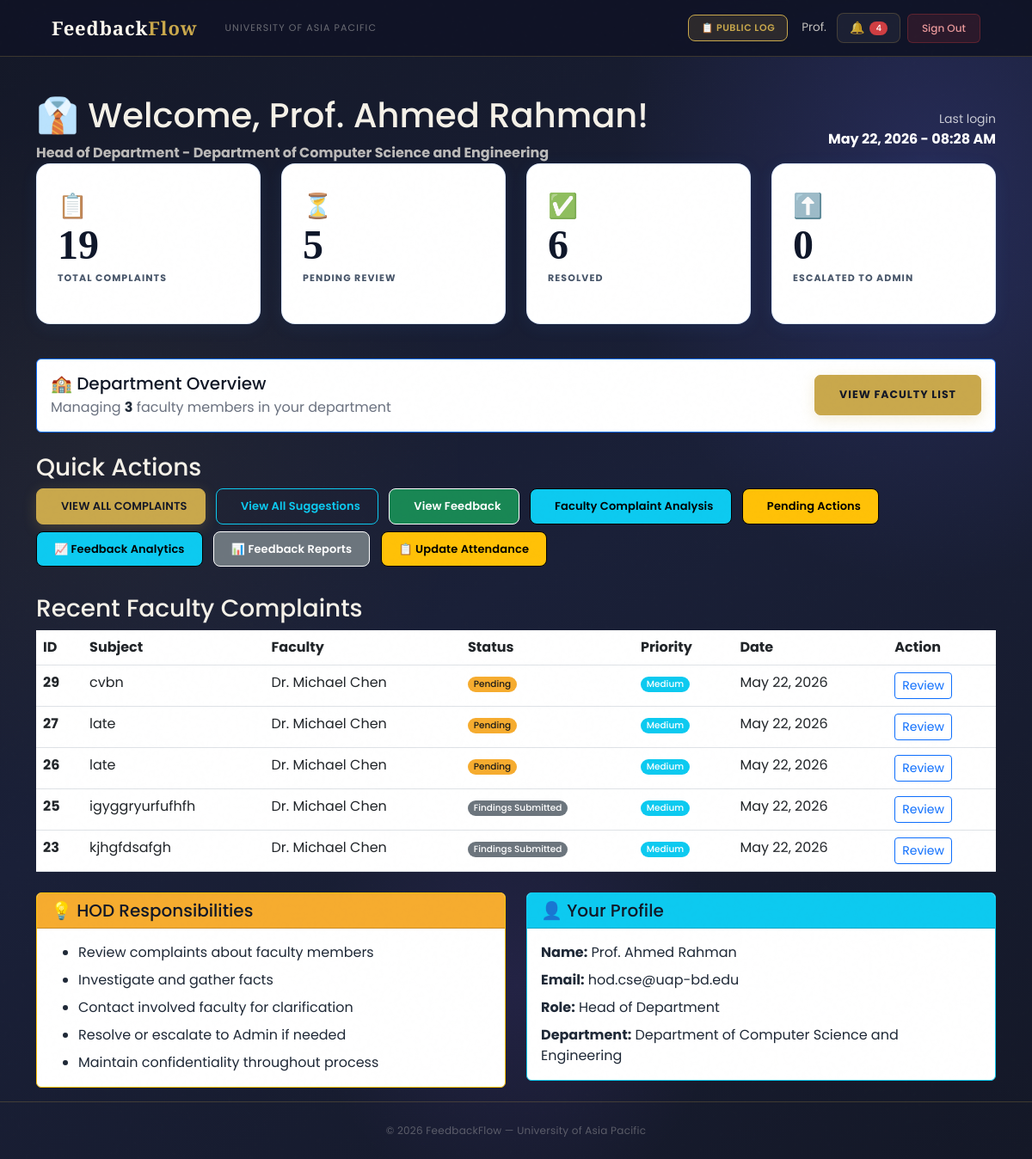
Page /hod/dashboard/ (signed in) on the committed database.
### users/models.py (models this page shows, shortened)
class User(AbstractBaseUser, PermissionsMixin):
    ROLE_CHOICES = (
        ('Student',   'Student'),
        ('Faculty',   'Faculty'),
        ('HOD',       'Head of Department'),
        ('Staff',     'Staff'),
        ('DAO',       'Dean of Administration Office'),
        ('Admin',     'Administrator'),
        ('Committee', 'Committee Member'),
    )
    DEPARTMENT_CHOICES = (
        ('DBA',          'Department of Business Administration'),
        ('CSE',          'Department of Computer Science and Engineering'),
        ('CE',           'Department of Civil Engineering'),
        ('EEE',          'Department of Electrical and Electronic Engineering'),
        ('Pharmacy',     'Department of Pharmacy'),
        ('Law',          'Department of Law and Human Rights'),
        ('English',      'Department of English'),
        ('Architecture', 'Department of Architecture'),
    )
    COMMITTEE_TYPE_CHOICES = (
        ('Harassment Committee', 'Harassment Committee'),
        ('Proctorial Committee', 'Proctorial Committee'),
    )
    email          = models.EmailField(unique=True, max_length=255)
    full_name      = models.CharField(max_length=150)
    role           = models.CharField(max_length=20, choices=ROLE_CHOICES)
    department     = models.CharField(max_length=100, choices=DEPARTMENT_CHOICES, null=True, blank=True)
    student_id     = models.CharField(max_length=50, unique=True, null=True, blank=True)
    committee_type = models.CharField(max_length=50, choices=COMMITTEE_TYPE_CHOICES, null=True, blank=True)
    is_active      = models.BooleanField(default=True)
    is_staff       = models.BooleanField(default=False)
    created_at     = models.DateTimeField(auto_now_add=True)
    updated_at     = models.DateTimeField(auto_now=True)
    USERNAME_FIELD  = 'email'
    REQUIRED_FIELDS = ['full_name']
    objects = UserManager()
    class Meta:
        verbose_name        = 'User'
        verbose_name_plural = 'Users'
        ordering            = ['-created_at']
    def get_short_name(self):
        return self.full_name.split()[0] if self.full_name else self.email
    def get_department_display_full(self):
        return dict(self.DEPARTMENT_CHOICES).get(self.department, self.department)

### complaints/models.py (models this page shows, shortened)
class Complaint(models.Model):
    COMPLAINT_TYPE_CHOICES = (
        ('Faculty',  'Complaint about Faculty'),
        ('HOD',      'Complaint about HOD'),
        ('Staff',    'Complaint about Staff'),
        ('Facility', 'Facility Issue'),
        ('Advice',   'General Advice'),
        ('Opinion',  'Suggestion'),
    )
    STATUS_CHOICES = (
        ('Pending',             'Pending Review'),
        ('Under Investigation', 'Under Investigation'),
        ('Findings Submitted',  'Findings Submitted'),
        ('Resolved',            'Resolved'),
        ('Escalated',           'Escalated to Higher Authority'),
    )
    PRIORITY_CHOICES = (
        ('Low',    'Low'),
        ('Medium', 'Medium'),
        ('High',   'High'),
        ('Urgent', 'Urgent'),
    )
    student             = models.ForeignKey(settings.AUTH_USER_MODEL, on_delete=models.CASCADE, related_name='complaints_submitted')
    complaint_type      = models.CharField(max_length=20, choices=COMPLAINT_TYPE_CHOICES)
    resolution_deadline = models.DateField(null=True, blank=True, help_text='Deadline for resolving this complaint')
    subject             = models.CharField(max_length=200)
    description         = models.TextField()
    faculty_concerned   = models.ForeignKey(
        settings.AUTH_USER_MODEL, on_delete=models.SET_NULL,
        null=True, blank=True, related_name='complaints_against',
        limit_choices_to={'role__in': ['Faculty', 'HOD', 'Staff']}
    )
    location          = models.CharField(max_length=200, blank=True, null=True)
    status            = models.CharField(max_length=30, choices=STATUS_CHOICES, default='Pending')
    priority          = models.CharField(max_length=10, choices=PRIORITY_CHOICES, default='Medium')
    assigned_to       = models.ForeignKey(settings.AUTH_USER_MODEL, on_delete=models.SET_NULL, null=True, blank=True, related_name='complaints_assigned')
    is_anonymous      = models.BooleanField(default=False)
    final_action_note = models.TextField(blank=True, null=True)
    submitted_at      = models.DateTimeField(auto_now_add=True)
    updated_at        = models.DateTimeField(auto_now=True)
    resolved_at       = models.DateTimeField(null=True, blank=True)
    tracking_id       = models.CharField(max_length=20, unique=True, editable=False)
    class Meta:
        ordering        = ['-submitted_at']
        verbose_name    = 'Complaint'
        verbose_name_plural = 'Complaints'

### users/views.py (the view)
# urls.py: path('hod/dashboard/',       views.hod_dashboard,       name='hod_dashboard'),
@login_required
def hod_dashboard(request):
    if request.user.role != 'HOD':
        messages.error(request, 'Access denied. HOD only.')
        return redirect('login')
    all_complaints       = Complaint.objects.filter(assigned_to=request.user).exclude(complaint_type__in=['Advice', 'Opinion'])
    total_complaints     = all_complaints.count()
    pending_complaints   = all_complaints.filter(status='Pending').count()
    resolved_complaints  = all_complaints.filter(status='Resolved').count()
    escalated_complaints = all_complaints.filter(status='Escalated').count()
    faculty_count        = User.objects.filter(role='Faculty', department=request.user.department).count()
    recent_complaints    = all_complaints.order_by('-submitted_at')[:5]
    context = {
        'page_title':            'HOD Dashboard',
        'user':                  request.user,
        'total_complaints':      total_complaints,
        'pending_complaints':    pending_complaints,
        'resolved_complaints':   resolved_complaints,
        'escalated_complaints':  escalated_complaints,
        'faculty_count':         faculty_count,
        'recent_complaints':     recent_complaints,
        'has_complaints':        total_complaints > 0,
    }
    return render(request, 'users/hod_dashboard.html', context)

### users/templates/users/hod_dashboard.html (shortened to what this page needs)
{% extends 'users/dashboard_base.html' %}
{% block content %}
<div class="container mt-4">
    <div class="dashboard-header">
        <div class="row align-items-center">
            <div class="col-md-8">
                <h1>👔 Welcome, {{ user.full_name }}!</h1>
                <p class="mb-0 opacity-75">
                    <strong>Head of Department - {{ user.get_department_display_full }}</strong>
                </p>
            </div>
            <div class="col-md-4 text-end">
                <div class="text-white">
                    <small class="opacity-75">Last login</small><br>
                    <strong>{{ user.last_login|date:"M d, Y - h:i A"|default:"First time login" }}</strong>
                </div>
            </div>
        </div>
    </div>
    <div class="row mb-4">
        <div class="col-lg-3 col-md-6 mb-3">
            <div class="stat-card blue">
                <span class="stat-icon">📋</span>
                <h2 class="stat-number">{{ total_complaints }}</h2>
                <p class="stat-label">Total Complaints</p>
            </div>
        </div>
        <div class="col-lg-3 col-md-6 mb-3">
            <div class="stat-card yellow">
                <span class="stat-icon">⏳</span>
                <h2 class="stat-number">{{ pending_complaints }}</h2>
                <p class="stat-label">Pending Review</p>
            </div>
        </div>
        <div class="col-lg-3 col-md-6 mb-3">
            <div class="stat-card green">
                <span class="stat-icon">✅</span>
                <h2 class="stat-number">{{ resolved_complaints }}</h2>
                <p class="stat-label">Resolved</p>
            </div>
        </div>
        <div class="col-lg-3 col-md-6 mb-3">
            <div class="stat-card red">
                <span class="stat-icon">⬆️</span>
                <h2 class="stat-number">{{ escalated_complaints }}</h2>
                <p class="stat-label">Escalated to Admin</p>
            </div>
        </div>
    </div>
    <div class="row mb-4">
        <div class="col-12">
            <div class="card info-card border-primary">
                <div class="card-body">
                    <div class="row align-items-center">
                        <div class="col-md-8">
                            <h5 class="mb-1">🏫 Department Overview</h5>
                            <p class="text-muted mb-0">Managing <strong>{{ faculty_count }}</strong> faculty members in
                                your department</p>
                        </div>
                        <div class="col-md-4 text-end">
                            <a href="{% url 'hod_faculty_list' %}" class="btn btn-primary">View Faculty List</a>
                        </div>
                    </div>
                </div>
            </div>
        </div>
    </div>
    <div class="row mb-4">
        <div class="col-12">
            <h3 class="section-title">Quick Actions</h3>
            <div>
                <a href="{% url 'hod_complaints_list' %}" class="btn btn-primary quick-action-btn">
                     View All Complaints
                </a>
                <a href="{% url 'hod_suggestions_list' %}" class="btn btn-outline-info quick-action-btn">
                     View All Suggestions
                </a>
                <a href="{% url 'faculty_feedback_list' %}" class="btn btn-success quick-action-btn">
                     View Feedback
                </a>
                <a href="{% url 'faculty_complaint_summary' %}" class="btn btn-info quick-action-btn">
                     Faculty Complaint Analysis
                </a>
                <a href="{% url 'hod_complaints_list' %}?mode=pending" class="btn btn-warning quick-action-btn">
                     Pending Actions
                </a>
                <a href="{% url 'feedback_analytics' %}" class="btn btn-info quick-action-btn">
                    📈 Feedback Analytics
                </a>
                <a href="{% url 'feedback_reports' %}" class="btn btn-secondary quick-action-btn">
                    📊 Feedback Reports
                </a>
                <a href="{% url 'faculty_update_attendance' %}" class="btn btn-warning quick-action-btn">
                    📋 Update Attendance
                </a>
            </div>
        </div>
    </div>
    <div class="row mb-4">
        <div class="col-12">
            <h3 class="section-title">Recent Faculty Complaints</h3>
            {% if has_complaints %}
            <div class="modern-table">
                <table class="table table-hover mb-0">
                    <thead>
                    <tr>
                        <th>ID</th>
                        <th>Subject</th>
                        <th>Faculty</th>
                        <th>Status</th>
                        <th>Priority</th>
                        <th>Date</th>
                        <th>Action</th>
                    </tr>
                    </thead>
                    <tbody>
                    {% for complaint in recent_complaints %}
                    <tr>
                        <td><strong>{{ complaint.id }}</strong></td>
                        <td>{{ complaint.subject }}</td>
                        <td>{{ complaint.faculty_concerned.full_name|default:"-" }}</td>
                        <td>
                                <span class="badge {% if complaint.status == 'Pending' %}bg-warning text-dark{% elif complaint.status == 'Under Investigation' %}bg-info text-white{% elif complaint.status == 'Resolved' %}bg-success{% elif complaint.status == 'Escalated' %}bg-danger{% else %}bg-secondary{% endif %}">
                                    {{ complaint.status }}
                                </span>
                        </td>
                        <td>
                                <span class="badge {% if complaint.priority == 'Urgent' %}bg-danger{% elif complaint.priority == 'High' %}bg-warning text-dark{% elif complaint.priority == 'Medium' %}bg-info{% else %}bg-secondary{% endif %}">
                                    {{ complaint.priority }}
                                </span>
                        </td>
                        <td>{{ complaint.submitted_at|date:"M d, Y" }}</td>
                        <td>
                            <a href="{% url 'handle_complaint' complaint.id %}" class="btn btn-sm btn-outline-primary">Review</a>
                        </td>
                    </tr>
                    {% endfor %}
                    </tbody>
                </table>
            </div>
            {% endif %}
        </div>
    </div>
    <div class="row">
        <div class="col-md-6 mb-3">
            <div class="card info-card border-warning">
                <div class="card-header bg-warning text-dark">
                    <h5 class="mb-0">💡 HOD Responsibilities</h5>
                </div>
                <div class="card-body">
                    <ul class="mb-0">
                        <li class="mb-2">Review complaints about faculty members</li>
                        <li class="mb-2">Investigate and gather facts</li>
                        <li class="mb-2">Contact involved faculty for clarification</li>
                        <li class="mb-2">Resolve or escalate to Admin if needed</li>
                        <li class="mb-0">Maintain confidentiality throughout process</li>
                    </ul>
                </div>
            </div>
        </div>
        <div class="col-md-6 mb-3">
            <div class="card info-card border-info">
                <div class="card-header bg-info text-white">
                    <h5 class="mb-0">👤 Your Profile</h5>
                </div>
                <div class="card-body">
                    <p class="mb-2"><strong>Name:</strong> {{ user.full_name }}</p>
                    <p class="mb-2"><strong>Email:</strong> {{ user.email }}</p>
                    <p class="mb-2"><strong>Role:</strong> Head of Department</p>
                    <p class="mb-0"><strong>Department:</strong> {{ user.get_department_display_full }}</p>
                </div>
            </div>
        </div>
    </div>
</div>
{% endblock %}

### users/templates/users/base.html (shortened to what this page needs)
<!DOCTYPE html>
<html lang="en">
<head>
    <link href="https://cdn.jsdelivr.net/npm/bootstrap@5.3.0/dist/css/bootstrap.min.css" rel="stylesheet">
</head>
<body>
    <nav class="navbar navbar-expand-lg">
        <div class="container-fluid d-flex align-items-center gap-3">
            <a class="navbar-brand" href="/">Feedback<em>Flow</em></a>
            <span class="navbar-text d-none d-md-inline">University of Asia Pacific</span>
            {% if user.is_authenticated %}
            <div class="ms-auto d-flex align-items-center gap-2">
                <a href="{% url 'public_log' %}" class="btn-bell"
                    style="font-size:11px; font-weight:600; text-transform:uppercase; letter-spacing:0.05em; background:rgba(201,168,76,.15); color:var(--gold) !important; border-color:var(--gold) !important;">
                    📋 Public Log
                </a>
                <span class="nav-user-info d-none d-md-inline ms-2">{{ user.get_short_name }}</span>
                <a href="{% url 'notifications' %}" class="btn-bell ms-1">
                    🔔
                    {% if unread_notifications_count > 0 %}
                    <span class="badge bg-danger" style="font-size:10px;padding:3px 7px;">{{ unread_notifications_count }}</span>
                    {% endif %}
                </a>
                <a href="{% url 'logout' %}" class="btn-logout">Sign Out</a>
            </div>
            {% endif %}
        </div>
    </nav>
    <main>
        {% block content %}{% endblock %}
    </main>
    <footer>
        <p>© 2026 FeedbackFlow — University of Asia Pacific</p>
    </footer>
</body>
</html>

### rows in the picture
User: get_short_name "Prof.", full_name "Prof. Ahmed Rahman", get_department_display_full "Department of Computer Science and Engineering", last_login "May 22, 2026 - 08:28 AM", email "hod.cse@uap-bd.edu"
Complaint: id "29", subject "cvbn", faculty_concerned.full_name "Dr. Michael Chen", status "Pending", priority "Medium", submitted_at "May 22, 2026"
Complaint: id "27", subject "late", faculty_concerned.full_name "Dr. Michael Chen", status "Pending", priority "Medium", submitted_at "May 22, 2026"
Complaint: id "26", subject "late", faculty_concerned.full_name "Dr. Michael Chen", status "Pending", priority "Medium", submitted_at "May 22, 2026"
Complaint: id "25", subject "igyggryurfufhfh", faculty_concerned.full_name "Dr. Michael Chen", status "Findings Submitted", priority "Medium", submitted_at "May 22, 2026"
Complaint: id "23", subject "kjhgfdsafgh", faculty_concerned.full_name "Dr. Michael Chen", status "Findings Submitted", priority "Medium", submitted_at "May 22, 2026"

### other values in the picture
{{ unread_notifications_count }} "4"
{{ total_complaints }} "19"
{{ pending_complaints }} "5"
{{ resolved_complaints }} "6"
{{ escalated_complaints }} "0"
{{ faculty_count }} "3"
